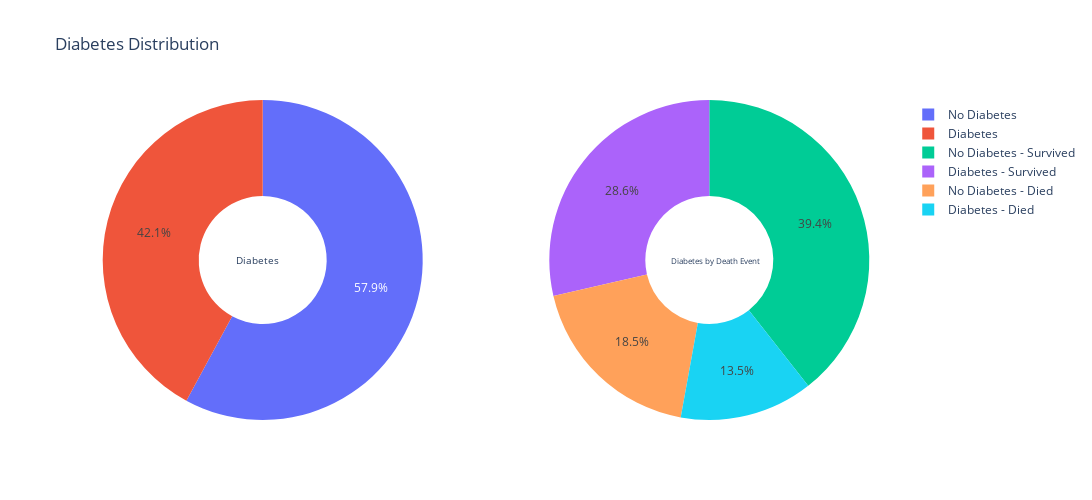

This figure's notebook cell:
### Markdown cell above
We can conclude that 65.3% of the dataset are male, out of which 44.4% survived and 20.9% died, and 34.7% are female, out of which 23.6% survived and 11.1% died.

### Code cell
# Diabetes distribution

d1 = dataset[(dataset['DEATH_EVENT']==0) & (dataset['diabetes'] == 0)]
d2 = dataset[(dataset['DEATH_EVENT']==0) & (dataset['diabetes'] == 1)]
d3 = dataset[(dataset['DEATH_EVENT']==1) & (dataset['diabetes'] == 0)]
d4 = dataset[(dataset['DEATH_EVENT']==1) & (dataset['diabetes'] == 1)]

label_1 = ["No Diabetes", 'Diabetes']
label_2 = ['No Diabetes - Survived', 'Diabetes - Survived', 'No Diabetes - Died', 'Diabetes - Died']

values_1 = [(len(d1) + len(d3)), (len(d2) + len(d4))]
values_2 = [len(d1), len(d2), len(d3), len(d4)]

fig = make_subplots(rows = 1, cols = 2, specs = [[{'type': 'domain'}, {'type': 'domain'}]])
fig.add_trace(go.Pie(labels = label_1, values = values_1, name = 'Diabetes'), 1, 1)
fig.add_trace(go.Pie(labels = label_2, values = values_2, name = 'Diabetes by Death Event'), 1, 2)

# create donut pie chart
fig.update_traces(hole = 0.4, hoverinfo = 'label+percent')

fig.update_layout(
    title_text = 'Diabetes Distribution',
    # annotate center of donut
    annotations = [dict(text = 'Diabetes', x = 0.19, y = 0.5, font_size = 10, showarrow = False),
                    dict(text = 'Diabetes by Death Event', x = 0.84, y = 0.5, font_size = 8, showarrow = False)],
    autosize = False, width = 1200, height = 500, paper_bgcolor = 'white'
)

fig.show()

### Figure 1 — Plotly figure (JSON) as saved in the notebook; plotly's stock layout.template omitted (floating-point values rounded to 4 significant figures)
{"data": [{"domain": {"x": [0, 0.45], "y": [0, 1]}, "hole": 0.4, "hoverinfo": "label+percent", "labels": ["No Diabetes", "Diabetes"], "name": "Diabetes", "type": "pie", "values": [172, 125]}, {"domain": {"x": [0.55, 1], "y": [0, 1]}, "hole": 0.4, "hoverinfo": "label+percent", "labels": ["No Diabetes - Survived", "Diabetes - Survived", "No Diabetes - Died", "Diabetes - Died"], "name": "Diabetes by Death Event", "type": "pie", "values": [117, 85, 55, 40]}], "layout": {"annotations": [{"font": {"size": 10}, "showarrow": false, "text": "Diabetes", "x": 0.19, "y": 0.5}, {"font": {"size": 8}, "showarrow": false, "text": "Diabetes by Death Event", "x": 0.84, "y": 0.5}], "autosize": false, "height": 500, "paper_bgcolor": "white", "title": {"text": "Diabetes Distribution"}, "width": 1200}}
